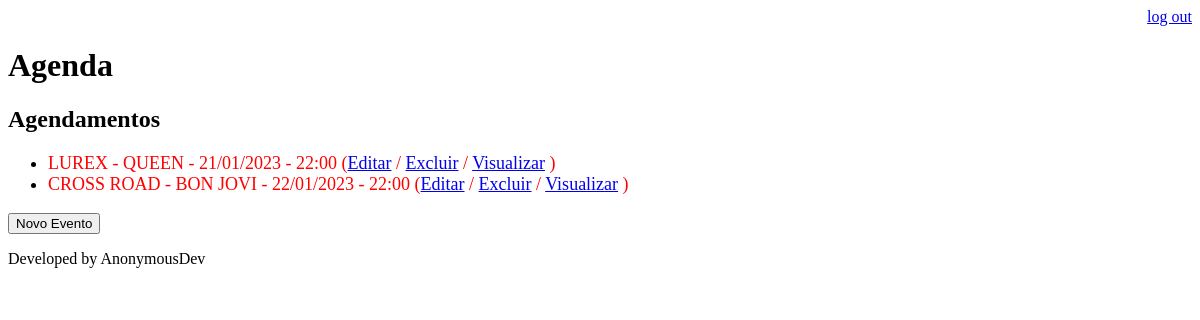
The page /agenda/ (signed in) on the database as committed earlier.
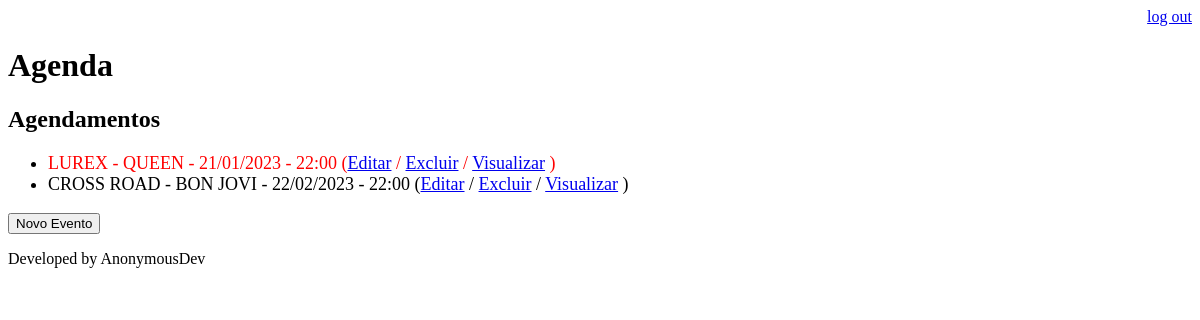
The same page on the database as committed later.
### core/models.py (models this page shows, shortened)
class Evento(models.Model):
    titulo = models.CharField(max_length=100)
    descricao = models.TextField(blank=True, null=True)
    data_evento = models.DateTimeField(verbose_name='Data do Evento')
    data_criacao = models.DateTimeField(auto_now=True)
    usuario = models.ForeignKey(User, on_delete=models.CASCADE)
    class Meta:
        db_table = 'evento'
    def get_data_evento(self):
        return self.data_evento.strftime('%d/%m/%Y - %H:%M')
    def get_evento_atrasado(self):
        if self.data_evento < datetime.now():
            return True
        else:
            return False

### core/views.py (the view)
# urls.py: path('agenda/', views.lista_eventos),
@login_required(login_url='/login/')
def lista_eventos(request):
    usuario = request.user
    eventos = Evento.objects.filter(usuario=usuario)
    dados = {'eventos': eventos}
    return render(request, 'agenda.html', dados)

### templates/agenda.html
{% extends "model-page.html" %}
{% block content %}
    <h2>Agendamentos</h2>
    <ul style="font-size:18px">
        {% for evento in eventos %}
            <li>
                <div style={% if evento.get_evento_atrasado %}"color:red"{% endif %}>
                    {{ evento.titulo }} - {{ evento.get_data_evento }}
                    (<a href="evento/?id={{ evento.id }}">Editar</a>
                    / <a href="evento/delete/{{ evento.id }}">Excluir</a>
                    / <a href="eventos/?id={{ evento.id }}">Visualizar</a> )
                </div>
            </li>
        {% endfor %}
    </ul>
    <a href="evento/">
        <button type="button">Novo Evento</button>
    </a>
{% endblock %}

Rows that differ between the two databases and show on the page:
changed Evento "CROSS ROAD - BON JOVI": data_evento "2023-01-22 22:00:00" → "2023-02-22 22:00:00" (drawn); get_data_evento "22/01/2023 - 22:00" → "22/02/2023 - 22:00"
